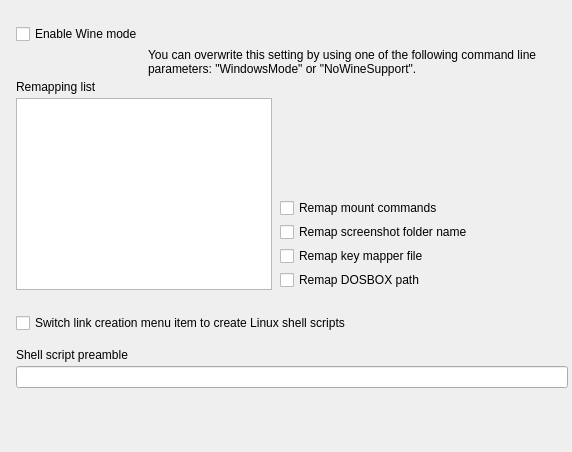
<?xml version="1.0" encoding="UTF-8"?>
<ui version="4.0">
  <class>SetupFrameWine</class>
  <widget class="QWidget" name="SetupFrameWine">
    <property name="geometry"><rect><x>0</x><y>0</y><width>572</width><height>452</height></rect></property>
    <property name="vclDesignWidth" stdset="0"><number>572</number></property>
    <property name="vclDesignHeight" stdset="0"><number>452</number></property>
    <layout class="QVBoxLayout" name="SetupFrameWine_Layout" stretch="0,0,0,0,0,1">
      <property name="leftMargin"><number>16</number></property>
      <property name="topMargin"><number>24</number></property>
      <property name="rightMargin"><number>4</number></property>
      <property name="bottomMargin"><number>8</number></property>
      <property name="spacing"><number>0</number></property>
      <item>
        <layout class="QGridLayout" name="SetupFrameWine_Section1" columnstretch="0,0,0,1">
          <property name="leftMargin"><number>0</number></property>
          <property name="topMargin"><number>0</number></property>
          <property name="rightMargin"><number>0</number></property>
          <property name="bottomMargin"><number>0</number></property>
          <property name="horizontalSpacing"><number>8</number></property>
          <property name="verticalSpacing"><number>4</number></property>
          <item row="0" column="0" colspan="4">
            <widget class="QCheckBox" name="MainCheckBox">
              <property name="text"><string>Enable Wine mode</string></property>
            </widget>
          </item>
          <item row="1" column="1" colspan="3">
            <widget class="QLabel" name="MainInfoLabel">
              <property name="text"><string>You can overwrite this setting by using one of the following command line parameters: "WindowsMode" or "NoWineSupport".</string></property>
              <property name="textFormat"><enum>Qt::PlainText</enum></property>
              <property name="wordWrap"><bool>true</bool></property>
              <property name="alignment"><set>Qt::AlignLeft|Qt::AlignTop</set></property>
            </widget>
          </item>
          <item row="2" column="0" colspan="4">
            <widget class="QLabel" name="ListInfoLabel">
              <property name="text"><string>Remapping list</string></property>
              <property name="textFormat"><enum>Qt::PlainText</enum></property>
              <property name="alignment"><set>Qt::AlignLeft|Qt::AlignTop</set></property>
            </widget>
          </item>
          <item row="3" column="0" rowspan="5" colspan="2" alignment="Qt::AlignLeft|Qt::AlignTop">
            <widget class="TValueListEditorWidget" name="List">
              <property name="vclColumnWidths" stdset="0"><string notr="true">91,144</string></property>
              <property name="minimumSize"><size><width>241</width><height>131</height></size></property>
            </widget>
          </item>
          <item row="4" column="2" colspan="2">
            <widget class="QCheckBox" name="RemapMountsCheckBox">
              <property name="text"><string>Remap mount commands</string></property>
            </widget>
          </item>
          <item row="5" column="2" colspan="2">
            <widget class="QCheckBox" name="RemapScreenshotFolderCheckBox">
              <property name="text"><string>Remap screenshot folder name</string></property>
            </widget>
          </item>
          <item row="6" column="2" colspan="2">
            <widget class="QCheckBox" name="RemapMapperFileCheckBox">
              <property name="text"><string>Remap key mapper file</string></property>
            </widget>
          </item>
          <item row="7" column="2" colspan="2">
            <widget class="QCheckBox" name="RemapDOSBoxFolderCheckBox">
              <property name="text"><string>Remap DOSBOX path</string></property>
            </widget>
          </item>
          <item row="0" column="3">
            <spacer name="SetupFrameWine_Section1_HFill">
              <property name="orientation"><enum>Qt::Horizontal</enum></property>
              <property name="sizeHint" stdset="0"><size><width>0</width><height>0</height></size></property>
            </spacer>
          </item>
        </layout>
      </item>
      <item>
        <spacer name="SetupFrameWine_Gap1">
          <property name="orientation"><enum>Qt::Vertical</enum></property>
          <property name="sizeType"><enum>QSizePolicy::Fixed</enum></property>
          <property name="sizeHint" stdset="0"><size><width>0</width><height>23</height></size></property>
        </spacer>
      </item>
      <item>
        <layout class="QGridLayout" name="SetupFrameWine_Section2" columnstretch="0,1">
          <property name="leftMargin"><number>0</number></property>
          <property name="topMargin"><number>0</number></property>
          <property name="rightMargin"><number>0</number></property>
          <property name="bottomMargin"><number>0</number></property>
          <property name="horizontalSpacing"><number>8</number></property>
          <property name="verticalSpacing"><number>4</number></property>
          <item row="0" column="0" colspan="2">
            <widget class="QCheckBox" name="LinuxLinkModeCheckBox">
              <property name="text"><string>Switch link creation menu item to create Linux shell scripts</string></property>
            </widget>
          </item>
          <item row="0" column="1">
            <spacer name="SetupFrameWine_Section2_HFill">
              <property name="orientation"><enum>Qt::Horizontal</enum></property>
              <property name="sizeHint" stdset="0"><size><width>0</width><height>0</height></size></property>
            </spacer>
          </item>
        </layout>
      </item>
      <item>
        <spacer name="SetupFrameWine_Gap2">
          <property name="orientation"><enum>Qt::Vertical</enum></property>
          <property name="sizeType"><enum>QSizePolicy::Fixed</enum></property>
          <property name="sizeHint" stdset="0"><size><width>0</width><height>15</height></size></property>
        </spacer>
      </item>
      <item>
        <layout class="QGridLayout" name="SetupFrameWine_Section3" columnstretch="0,1">
          <property name="leftMargin"><number>0</number></property>
          <property name="topMargin"><number>0</number></property>
          <property name="rightMargin"><number>0</number></property>
          <property name="bottomMargin"><number>0</number></property>
          <property name="horizontalSpacing"><number>8</number></property>
          <property name="verticalSpacing"><number>4</number></property>
          <item row="0" column="0" colspan="2">
            <widget class="QLabel" name="ShellScriptPreambleEdit_EditLabel">
              <property name="text"><string>Shell script preamble</string></property>
              <property name="textFormat"><enum>Qt::PlainText</enum></property>
              <property name="vclFocusControl" stdset="0"><string notr="true">ShellScriptPreambleEdit</string></property>
              <property name="vclLabeledEditOf" stdset="0"><string notr="true">ShellScriptPreambleEdit</string></property>
            </widget>
          </item>
          <item row="1" column="0" colspan="2">
            <widget class="QLineEdit" name="ShellScriptPreambleEdit">
      </widget>
          </item>
          <item row="0" column="1">
            <spacer name="SetupFrameWine_Section3_HFill">
              <property name="orientation"><enum>Qt::Horizontal</enum></property>
              <property name="sizeHint" stdset="0"><size><width>0</width><height>0</height></size></property>
            </spacer>
          </item>
        </layout>
      </item>
      <item>
        <spacer name="SetupFrameWine_VFill">
          <property name="orientation"><enum>Qt::Vertical</enum></property>
          <property name="sizeHint" stdset="0"><size><width>0</width><height>0</height></size></property>
        </spacer>
      </item>
    </layout>
  </widget>
  <customwidgets>
    <customwidget>
      <class>TValueListEditorWidget</class>
      <extends>QTableWidget</extends>
      <header>VclWidgets.h</header>
    </customwidget>
  </customwidgets>
  <tabstops>
    <tabstop>MainCheckBox</tabstop>
    <tabstop>List</tabstop>
    <tabstop>RemapMountsCheckBox</tabstop>
    <tabstop>RemapScreenshotFolderCheckBox</tabstop>
    <tabstop>RemapMapperFileCheckBox</tabstop>
    <tabstop>RemapDOSBoxFolderCheckBox</tabstop>
    <tabstop>LinuxLinkModeCheckBox</tabstop>
    <tabstop>ShellScriptPreambleEdit</tabstop>
  </tabstops>
  <resources>
    <include location="../../resources/dfend.qrc" />
  </resources>
  <connections />
</ui>
